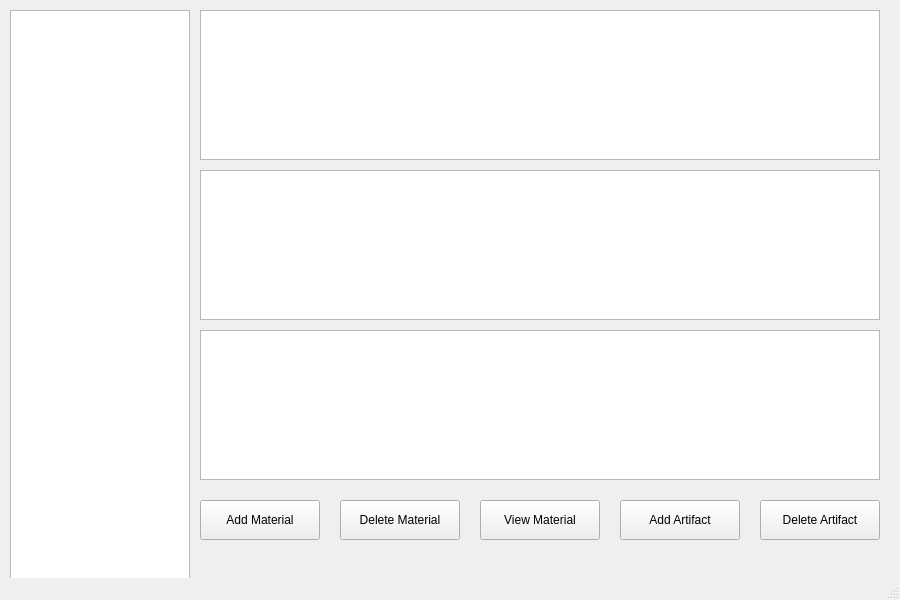
<?xml version="1.0" encoding="UTF-8"?>
<ui version="4.0">
 <class>MainWindow</class>
 <widget class="QMainWindow" name="MainWindow">
  <property name="geometry">
   <rect>
    <x>0</x>
    <y>0</y>
    <width>900</width>
    <height>600</height>
   </rect>
  </property>
  <property name="windowTitle">
   <string>Case Dossier Management</string>
  </property>
  <widget class="QWidget" name="centralwidget">
   <!-- 左侧案件列表 -->
   <widget class="QListWidget" name="case_list">
    <property name="geometry">
     <rect>
      <x>10</x>
      <y>10</y>
      <width>180</width>
      <height>580</height>
     </rect>
    </property>
   </widget>
   <!-- 素材表格 -->
   <widget class="QTableWidget" name="material_table">
    <property name="geometry">
     <rect>
      <x>200</x>
      <y>10</y>
      <width>680</width>
      <height>150</height>
     </rect>
    </property>
   </widget>
   <!-- 中间产物表格 -->
   <widget class="QTableWidget" name="artifact_table">
    <property name="geometry">
     <rect>
      <x>200</x>
      <y>170</y>
      <width>680</width>
      <height>150</height>
     </rect>
    </property>
   </widget>
   <!-- 日志窗口 -->
   <widget class="QTextEdit" name="log_window">
    <property name="geometry">
     <rect>
      <x>200</x>
      <y>330</y>
      <width>680</width>
      <height>150</height>
     </rect>
    </property>
   </widget>
   <!-- 按钮 -->
   <widget class="QPushButton" name="button_add_material">
    <property name="geometry">
     <rect>
      <x>200</x>
      <y>500</y>
      <width>120</width>
      <height>40</height>
     </rect>
    </property>
    <property name="text">
     <string>Add Material</string>
    </property>
   </widget>
   <widget class="QPushButton" name="button_delete_material">
    <property name="geometry">
     <rect>
      <x>340</x>
      <y>500</y>
      <width>120</width>
      <height>40</height>
     </rect>
    </property>
    <property name="text">
     <string>Delete Material</string>
    </property>
   </widget>
   <widget class="QPushButton" name="button_view_material">
    <property name="geometry">
     <rect>
      <x>480</x>
      <y>500</y>
      <width>120</width>
      <height>40</height>
     </rect>
    </property>
    <property name="text">
     <string>View Material</string>
    </property>
   </widget>
   <widget class="QPushButton" name="button_add_artifact">
    <property name="geometry">
     <rect>
      <x>620</x>
      <y>500</y>
      <width>120</width>
      <height>40</height>
     </rect>
    </property>
    <property name="text">
     <string>Add Artifact</string>
    </property>
   </widget>
   <widget class="QPushButton" name="button_delete_artifact">
    <property name="geometry">
     <rect>
      <x>760</x>
      <y>500</y>
      <width>120</width>
      <height>40</height>
     </rect>
    </property>
    <property name="text">
     <string>Delete Artifact</string>
    </property>
   </widget>
  </widget>
  <widget class="QMenuBar" name="menubar">
   <property name="geometry">
    <rect>
     <x>0</x>
     <y>0</y>
     <width>900</width>
     <height>23</height>
    </rect>
   </property>
  </widget>
  <widget class="QStatusBar" name="statusbar"/>
 </widget>
 <resources/>
 <connections/>
</ui>
